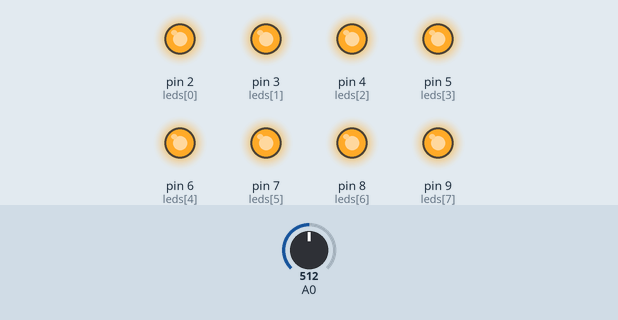
This sketch was run on a simulated Arduino Uno, built with avr-gcc and run on an emulated ATmega328P. On the bench: output pins drawn as LEDs (lit = HIGH). The inputs (shaded band) are chosen by the test bench; at power-on: A0 = 512.

Above: at 1.2 s.
1.3 s: A0 set to 263
2.8 s: A0 set to 245
At 3.6 s:
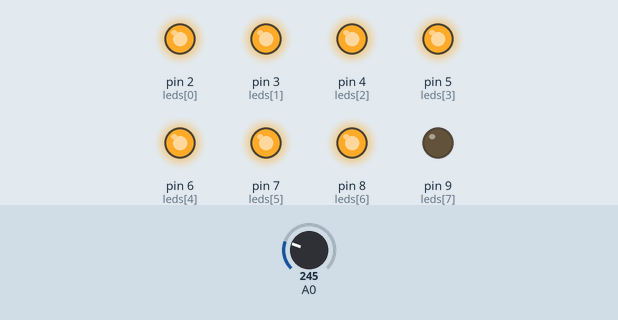
4.3 s: A0 set to 230
5.8 s: A0 set to 215
At 7.0 s:
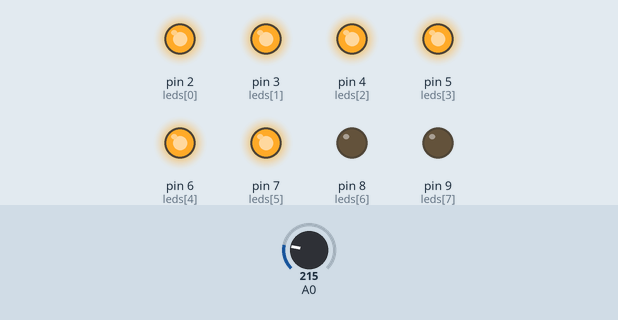
7.3 s: A0 set to 201
8.8 s: A0 set to 178
At 9.4 s:
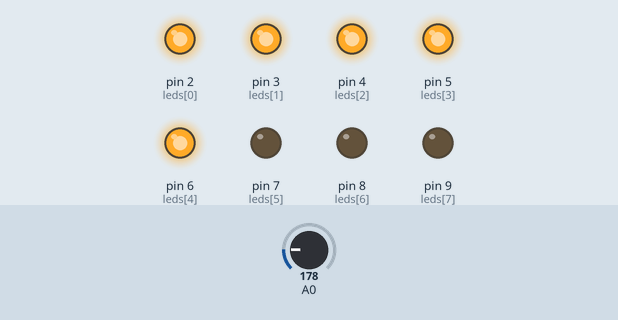
Timing chart, 0 to 11.3 s (numbered marks = the images above; inputs shaded):
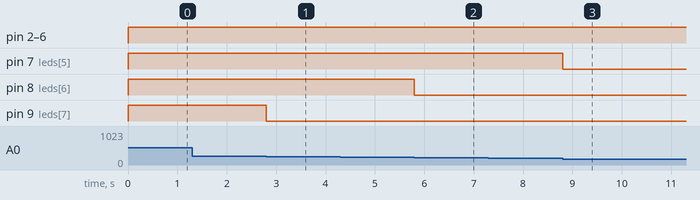

Measured:
- the behaviour switches between 256 and 255 on A0 (found by bisection; images 0 and 1)
- the behaviour switches between 224 and 223 on A0 (found by bisection; images 1 and 2)
- the behaviour switches between 192 and 191 on A0 (found by bisection; images 2 and 3)
- after the input at 1.3 s, every drawn part: stays the same
- after the input at 2.8 s, pin 9 (leds[7]): HIGH → LOW at once
- after the input at 4.3 s, every drawn part: stays the same
- after the input at 5.8 s, pin 8 (leds[6]): HIGH → LOW at once
- after the input at 7.3 s, every drawn part: stays the same
- after the input at 8.8 s, pin 7 (leds[5]): HIGH → LOW at once

The sketch:

boombox-cube-arduino.ino
```cpp
//Arreglo con los pines conectados a los LEDs en orden
int leds[] = { 2, 3, 4, 5, 6, 7, 8, 9 };

void setup() {
  int i;

  //Inicializa todos los pines de los led como salida
  for (i = 0; i < 8; i++)
    pinMode(leds[i], OUTPUT);
}

void loop() {
  int i, nivel;

  //Lee el nivel de audio (un numero entre 0 y 1023)
  nivel = analogRead(0);

  //Se actualizan los 8 leds
  for (i = 0; i < 8; i++) {
    //Si el nivel divididido entre 32 es mas alto que el numero
    //de led, se enciende el led. Caso contrario se apaga.
    if (nivel / 32 > i)
      digitalWrite(leds[i], HIGH);
    else
      digitalWrite(leds[i], LOW);
  }
}
```
